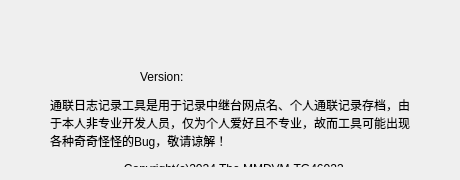
<?xml version="1.0" encoding="UTF-8"?>
<ui version="4.0">
 <class>about__Form</class>
 <widget class="QMainWindow" name="about__Form">
  <property name="geometry">
   <rect>
    <x>0</x>
    <y>0</y>
    <width>460</width>
    <height>180</height>
   </rect>
  </property>
  <property name="windowTitle">
   <string>关于工具</string>
  </property>
  <widget class="QWidget" name="centralwidget">
   <widget class="QLabel" name="label">
    <property name="geometry">
     <rect>
      <x>150</x>
      <y>10</y>
      <width>150</width>
      <height>58</height>
     </rect>
    </property>
    <property name="text">
     <string/>
    </property>
    <property name="pixmap">
     <pixmap>46023.png</pixmap>
    </property>
    <property name="scaledContents">
     <bool>true</bool>
    </property>
   </widget>
   <widget class="QLabel" name="label_2">
    <property name="geometry">
     <rect>
      <x>50</x>
      <y>96</y>
      <width>371</width>
      <height>71</height>
     </rect>
    </property>
    <property name="autoFillBackground">
     <bool>false</bool>
    </property>
    <property name="text">
     <string>&lt;html&gt;&lt;head/&gt;&lt;body&gt;&lt;p&gt;    通联日志记录工具是用于记录中继台网点名、个人通联记录存档，由于本人非专业开发人员，仅为个人爱好且不专业，故而工具可能出现各种奇奇怪怪的Bug，敬请谅解！&lt;/p&gt;&lt;p align=&quot;center&quot;&gt;Copyright(c)2024 The MMDVM-TG46023.&lt;/p&gt;&lt;/body&gt;&lt;/html&gt;</string>
    </property>
    <property name="wordWrap">
     <bool>true</bool>
    </property>
   </widget>
   <widget class="QLabel" name="label_3">
    <property name="geometry">
     <rect>
      <x>140</x>
      <y>65</y>
      <width>54</width>
      <height>23</height>
     </rect>
    </property>
    <property name="text">
     <string>Version:</string>
    </property>
   </widget>
   <widget class="QLabel" name="ver_label">
    <property name="geometry">
     <rect>
      <x>195</x>
      <y>65</y>
      <width>161</width>
      <height>23</height>
     </rect>
    </property>
    <property name="text">
     <string/>
    </property>
   </widget>
  </widget>
 </widget>
 <resources/>
 <connections/>
</ui>
